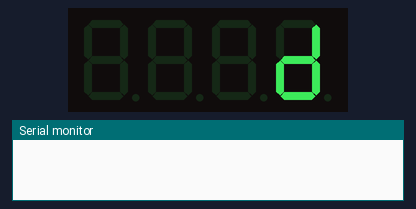
Bench run of a sketch on a simulated ESP32. Parts: 4-digit seven-segment display, the last lines printed to the serial monitor. WiFi joins after 1.5 s; servers stay silent unless stated; the local clock reads 2024-03-15 10:24:30 at power-on unless the sketch sets it.

Above: at 0.1 s.
At 0.6 s:
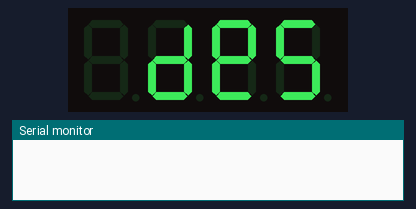
At 1.1 s:
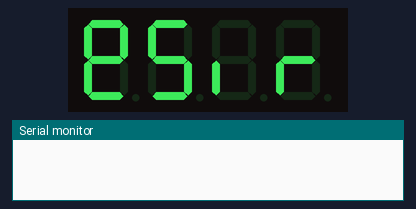
At 2.3 s:
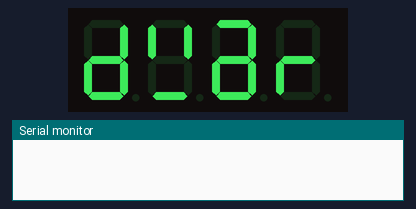
At 4.6 s:
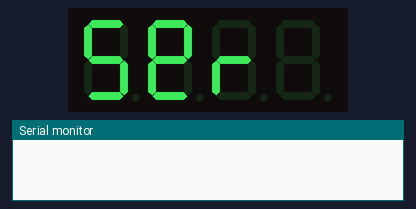
At 9.3 s:
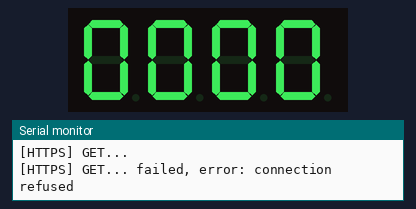

The sketch:

modern-warzone-counter.ino
```cpp
#include <Adafruit_GFX.h>
#include "Adafruit_LEDBackpack.h"
#include <Arduino.h>
#include <ArduinoJson.h>
#include <stdint.h>
#include <WiFi.h>
#include <WiFiMulti.h>
#include <WiFiClient.h>
#include <Wire.h>
#include <HTTPClient.h>
#include "ascii.h"
#include "credentials.h"

#define SERIAL_BAUDRATE 115200
#define FREQUENCY 300000

int warzone_wins = 0;

unsigned long lastMillis;

WiFiMulti WiFiMulti;
Adafruit_7segment matrix;

void setup() {
  Serial.begin(115200);
  // put your setup code here, to run once:
  Serial.println();
  Serial.println();
  Serial.println();

  //For some reason this can't be called in the constructor, so I created this begin function
  matrix = Adafruit_7segment();
  matrix.begin(0x70);
  //  //  matrix.drawColon(true);
  matrix.setBrightness(5);

  printName(WARZONE_USERNAME);

  WiFi.mode(WIFI_STA);
  WiFiMulti.addAP(WIFI_SSID, WIFI_PASS);

  // wait for WiFi connection
  Serial.print("Waiting for WiFi to connect...");
  while ((WiFiMulti.run() != WL_CONNECTED)) {
    Serial.print(".");
  }
  Serial.println(" connected");

  setClock();
  Serial.println(makeGetURL());
  updateFromServer();
}


void setClock() {
  configTime(0, 0, "pool.ntp.org", "time.nist.gov");

  Serial.print(F("Waiting for NTP time sync: "));
  time_t nowSecs = time(nullptr);
  while (nowSecs < 8 * 3600 * 2) {
    delay(500);
    Serial.print(F("."));
    yield();
    nowSecs = time(nullptr);
  }

  Serial.println();
  struct tm timeinfo;
  gmtime_r(&nowSecs, &timeinfo);
  Serial.print(F("Current time: "));
  Serial.print(asctime(&timeinfo));
}

String makeGetURL() {
  return WARZONE_GET_URL + WARZONE_USERNAME + "/" + WARZONE_PLATFORM;
}

void updateFromServer() {
  WiFiClientSecure *client = new WiFiClientSecure;
  if(client) {
//    client -> setCACert(rootCACertificate);
    client->setInsecure();

    {
      // Add a scoping block for HTTPClient https to make sure it is destroyed before WiFiClientSecure *client is
      HTTPClient https;

      Serial.print("[HTTPS] begin...\n");
      if (https.begin(*client, makeGetURL())) {  // HTTPS
        Serial.print("[HTTPS] GET...\n");
        // start connection and send HTTP header
        https.addHeader("x-rapidapi-key", RAPID_API_KEY);
        https.addHeader("x-rapidapi-host", "call-of-duty-modern-warfare.p.rapidapi.com");
        https.addHeader("useQueryString", "true");

        int httpCode = https.GET();

        // httpCode will be negative on error
        if (httpCode > 0) {
          // HTTP header has been send and Server response header has been handled
          Serial.printf("[HTTPS] GET... code: %d\n", httpCode);

          // file found at server
          if (httpCode == HTTP_CODE_OK || httpCode == HTTP_CODE_FOUND) {
            parseResponse(https.getString());
          }
        } else {
          Serial.printf("[HTTPS] GET... failed, error: %s\n", https.errorToString(httpCode).c_str());
        }

        https.end();
      } else {
        Serial.printf("[HTTPS] Unable to connect\n");
      }

      // End extra scoping block
    }

    delete client;
  } else {
    Serial.println("Unable to create client");
  }
}


void parseResponse(String httpsResponse){
  StaticJsonDocument<2048> doc;
  DeserializationError error = deserializeJson(doc, httpsResponse);

  // Test if parsing succeeds.
  if (error) {
    Serial.print(F("deserializeJson() failed: "));
    Serial.println(error.f_str());
    return;
  }

  JsonObject br = doc["br"];
  warzone_wins = br["wins"]; // 0
  Serial.print("Warzone Wins: ");
  Serial.println(warzone_wins);
}

void loop() {
  if (millis() - lastMillis >= FREQUENCY)
  {
    lastMillis = millis();  //get ready for the next iteration
    updateFromServer();
  }
  updateDisplay();
}

void updateDisplay(){
  matrix.writeDigitNum(0, (warzone_wins / 1000));
  matrix.writeDigitNum(1, (warzone_wins / 100) % 10);
  matrix.drawColon(false);
  matrix.writeDigitNum(3, (warzone_wins / 10) % 10);
  matrix.writeDigitNum(4, warzone_wins % 10);
  matrix.writeDisplay();
  delay(1000);
}

void printName(String name){
  for(int i = 0; i <= name.length() + 3; i++){
    if(i > 14){
      matrix.writeDigitRaw(4, 0b00000000);
    }else{
      matrix.writeDigitRaw(4,  get_ascii(name.charAt(i) - ' '));
    }

    if(i-1 >= 0 && i-1 < name.length()){
      matrix.writeDigitRaw(3,  get_ascii(name.charAt(i-1) - ' '));
    }else{
      matrix.writeDigitRaw(3, 0b00000000);
    }

    if(i-2 >= 0 && i-2 < name.length()){
      matrix.writeDigitRaw(1,  get_ascii(name.charAt(i-2) - ' '));
    }else{
      matrix.writeDigitRaw(1, 0b00000000);
    }

    if(i-3 >= 0 && i-3 < name.length()){
      matrix.writeDigitRaw(0, get_ascii(name.charAt(i-3) - ' '));
    }else{
      matrix.writeDigitRaw(0, 0b00000000);
    }

    matrix.writeDisplay();
    delay(250);
  }
  delay(1000);
}
```

ascii.cpp
```cpp
#include "ascii.h"

uint8_t get_ascii(int input){
  return ascii_lookup[input];
}
```

ascii.h
```cpp
#include <stdint.h>

static const uint8_t numbertable[] = {
    0x3F, /* 0 */
    0x06, /* 1 */
    0x5B, /* 2 */
    0x4F, /* 3 */
    0x66, /* 4 */
    0x6D, /* 5 */
    0x7D, /* 6 */
    0x07, /* 7 */
    0x7F, /* 8 */
    0x6F, /* 9 */
    0x77, /* a */
    0x7C, /* b */
    0x39, /* C */
    0x5E, /* d */
    0x79, /* E */
    0x71, /* F */
};

static const uint8_t ascii_lookup[] = {
    0b00000000, /* (space) */
    0b10000110, /* ! */
    0b00100010, /* " */
    0b01111110, /* # */
    0b01101101, /* $ */
    0b11010010, /* % */
    0b01000110, /* & */
    0b00100000, /* ' */
    0b00101001, /* ( */
    0b00001011, /* ) */
    0b00100001, /* * */
    0b01110000, /* + */
    0b00010000, /* , */
    0b01000000, /* - */
    0b10000000, /* . */
    0b01010010, /* / */
    0b00111111, /* 0 */
    0b00000110, /* 1 */
    0b01011011, /* 2 */
    0b01001111, /* 3 */
    0b01100110, /* 4 */
    0b01101101, /* 5 */
    0b01111101, /* 6 */
    0b00000111, /* 7 */
    0b01111111, /* 8 */
    0b01101111, /* 9 */
    0b00001001, /* : */
    0b00001101, /* ; */
    0b01100001, /* < */
    0b01001000, /* = */
    0b01000011, /* > */
    0b11010011, /* ? */
    0b01011111, /* @ */
    0b01110111, /* A */
    0b01111100, /* B */
    0b00111001, /* C */
    0b01011110, /* D */
    0b01111001, /* E */
    0b01110001, /* F */
    0b00111101, /* G */
    0b01110110, /* H */
    0b00110000, /* I */
    0b00011110, /* J */
    0b01110101, /* K */
    0b00111000, /* L */
    0b00010101, /* M */
    0b00110111, /* N */
    0b00111111, /* O */
    0b01110011, /* P */
    0b01101011, /* Q */
    0b00110011, /* R */
    0b01101101, /* S */
    0b01111000, /* T */
    0b00111110, /* U */
    0b00111110, /* V */
    0b00101010, /* W */
    0b01110110, /* X */
    0b01101110, /* Y */
    0b01011011, /* Z */
    0b00111001, /* [ */
    0b01100100, /* \ */
    0b00001111, /* ] */
    0b00100011, /* ^ */
    0b00001000, /* _ */
    0b00000010, /* ` */
    0b01011111, /* a */
    0b01111100, /* b */
    0b01011000, /* c */
    0b01011110, /* d */
    0b01111011, /* e */
    0b01110001, /* f */
    0b01101111, /* g */
    0b01110100, /* h */
    0b00010000, /* i */
    0b00001100, /* j */
    0b01110101, /* k */
    0b00110000, /* l */
    0b00010100, /* m */
    0b01010100, /* n */
    0b01011100, /* o */
    0b01110011, /* p */
    0b01100111, /* q */
    0b01010000, /* r */
    0b01101101, /* s */
    0b01111000, /* t */
    0b00011100, /* u */
    0b00011100, /* v */
    0b00010100, /* w */
    0b01110110, /* x */
    0b01101110, /* y */
    0b01011011, /* z */
    0b01000110, /* { */
    0b00110000, /* | */
    0b01110000, /* } */
    0b00000001, /* ~ */
    0b00000000, /* (del) */
};

#define ASCII_CAPITAL_A ascii_lookup[33]
#define ASCII_CAPITAL_B ascii_lookup[34]
#define ASCII_CAPITAL_C ascii_lookup[35]
#define ASCII_CAPITAL_D ascii_lookup[36]
#define ASCII_CAPITAL_E ascii_lookup[37]
#define ASCII_CAPITAL_F ascii_lookup[38]
#define ASCII_CAPITAL_G ascii_lookup[39]
#define ASCII_CAPITAL_H ascii_lookup[40]
#define ASCII_CAPITAL_I ascii_lookup[41]
#define ASCII_CAPITAL_J ascii_lookup[42]
#define ASCII_CAPITAL_K ascii_lookup[43]
#define ASCII_CAPITAL_L ascii_lookup[44]
#define ASCII_CAPITAL_M ascii_lookup[45]
#define ASCII_CAPITAL_N ascii_lookup[46]
#define ASCII_CAPITAL_O ascii_lookup[47]
#define ASCII_CAPITAL_P ascii_lookup[48]
#define ASCII_CAPITAL_Q ascii_lookup[49]
#define ASCII_CAPITAL_R ascii_lookup[50]
#define ASCII_CAPITAL_S ascii_lookup[51]
#define ASCII_CAPITAL_T ascii_lookup[52]
#define ASCII_CAPITAL_U ascii_lookup[53]
#define ASCII_CAPITAL_V ascii_lookup[54]
#define ASCII_CAPITAL_W ascii_lookup[55]
#define ASCII_CAPITAL_X ascii_lookup[56]
#define ASCII_CAPITAL_Y ascii_lookup[57]
#define ASCII_CAPITAL_Z ascii_lookup[58]
#define ASCII_LOWER_A ascii_lookup[65]
#define ASCII_LOWER_B ascii_lookup[66]
#define ASCII_LOWER_C ascii_lookup[67]
#define ASCII_LOWER_D ascii_lookup[68]
#define ASCII_LOWER_E ascii_lookup[69]
#define ASCII_LOWER_F ascii_lookup[70]
#define ASCII_LOWER_G ascii_lookup[71]
#define ASCII_LOWER_H ascii_lookup[72]
#define ASCII_LOWER_I ascii_lookup[73]
#define ASCII_LOWER_J ascii_lookup[74]
#define ASCII_LOWER_K ascii_lookup[75]
#define ASCII_LOWER_L ascii_lookup[76]
#define ASCII_LOWER_M ascii_lookup[77]
#define ASCII_LOWER_N ascii_lookup[78]
#define ASCII_LOWER_O ascii_lookup[79]
#define ASCII_LOWER_P ascii_lookup[80]
#define ASCII_LOWER_Q ascii_lookup[81]
#define ASCII_LOWER_R ascii_lookup[82]
#define ASCII_LOWER_S ascii_lookup[83]
#define ASCII_LOWER_T ascii_lookup[84]
#define ASCII_LOWER_U ascii_lookup[85]
#define ASCII_LOWER_V ascii_lookup[86]
#define ASCII_LOWER_W ascii_lookup[87]
#define ASCII_LOWER_X ascii_lookup[88]
#define ASCII_LOWER_Y ascii_lookup[89]
#define ASCII_LOWER_Z ascii_lookup[90]


uint8_t get_ascii(int input);
```

credentials_example.h
```cpp
#define WIFI_SSID "WIFI Network Name"
#define WIFI_PASS "Wifi Password"
#define RAPID_API_KEY "Your Rapid API Key"

String WARZONE_USERNAME = "DesiredWarzoneUsername";
String WARZONE_PLATFORM = "psn"; //Platform psn - steam - xbl - battle - uno (Activision ID) - acti (Activision Tag)
String WARZONE_GET_URL = "https://call-of-duty-modern-warfare.p.rapidapi.com/warzone/";

//Please note that you'll need to publicize your profile in order to pull data from it on the API
//https://cod.tracker.gg/cold-war/articles/how-to-public-stats
```
